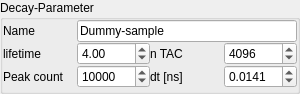
<?xml version="1.0" encoding="UTF-8"?>
<ui version="4.0">
 <class>Form</class>
 <widget class="QWidget" name="Form">
  <property name="geometry">
   <rect>
    <x>0</x>
    <y>0</y>
    <width>300</width>
    <height>94</height>
   </rect>
  </property>
  <property name="windowTitle">
   <string>Form</string>
  </property>
  <layout class="QVBoxLayout" name="verticalLayout">
   <property name="spacing">
    <number>0</number>
   </property>
   <property name="leftMargin">
    <number>0</number>
   </property>
   <property name="topMargin">
    <number>0</number>
   </property>
   <property name="rightMargin">
    <number>0</number>
   </property>
   <property name="bottomMargin">
    <number>0</number>
   </property>
   <item>
    <widget class="QGroupBox" name="groupBox">
     <property name="title">
      <string>Decay-Parameter</string>
     </property>
     <layout class="QGridLayout" name="gridLayout">
      <property name="leftMargin">
       <number>0</number>
      </property>
      <property name="topMargin">
       <number>0</number>
      </property>
      <property name="rightMargin">
       <number>0</number>
      </property>
      <property name="bottomMargin">
       <number>0</number>
      </property>
      <property name="spacing">
       <number>0</number>
      </property>
      <item row="2" column="1">
       <widget class="QSpinBox" name="spinBox_2">
        <property name="maximum">
         <number>9999999</number>
        </property>
        <property name="value">
         <number>10000</number>
        </property>
       </widget>
      </item>
      <item row="2" column="0">
       <widget class="QLabel" name="label_2">
        <property name="text">
         <string>Peak count</string>
        </property>
       </widget>
      </item>
      <item row="1" column="2">
       <widget class="QLabel" name="label_3">
        <property name="text">
         <string>n TAC</string>
        </property>
       </widget>
      </item>
      <item row="1" column="0">
       <widget class="QLabel" name="label">
        <property name="text">
         <string>lifetime</string>
        </property>
       </widget>
      </item>
      <item row="1" column="3">
       <widget class="QSpinBox" name="spinBox">
        <property name="maximum">
         <number>10000</number>
        </property>
        <property name="value">
         <number>4096</number>
        </property>
       </widget>
      </item>
      <item row="1" column="1">
       <widget class="QDoubleSpinBox" name="doubleSpinBox_2">
        <property name="value">
         <double>4.000000000000000</double>
        </property>
       </widget>
      </item>
      <item row="2" column="3">
       <widget class="QDoubleSpinBox" name="doubleSpinBox">
        <property name="decimals">
         <number>4</number>
        </property>
        <property name="value">
         <double>0.014100000000000</double>
        </property>
       </widget>
      </item>
      <item row="2" column="2">
       <widget class="QLabel" name="label_4">
        <property name="text">
         <string>dt [ns]</string>
        </property>
       </widget>
      </item>
      <item row="0" column="0">
       <widget class="QLabel" name="label_5">
        <property name="text">
         <string>Name</string>
        </property>
       </widget>
      </item>
      <item row="0" column="1" colspan="3">
       <widget class="QLineEdit" name="lineEdit">
        <property name="text">
         <string>Dummy-sample</string>
        </property>
       </widget>
      </item>
     </layout>
    </widget>
   </item>
  </layout>
  <action name="actionParametersChanged">
   <property name="text">
    <string>onParametersChanged</string>
   </property>
  </action>
 </widget>
 <resources/>
 <connections>
  <connection>
   <sender>lineEdit</sender>
   <signal>cursorPositionChanged(int,int)</signal>
   <receiver>actionParametersChanged</receiver>
   <slot>trigger()</slot>
   <hints>
    <hint type="sourcelabel">
     <x>183</x>
     <y>31</y>
    </hint>
    <hint type="destinationlabel">
     <x>149</x>
     <y>46</y>
    </hint>
   </hints>
  </connection>
  <connection>
   <sender>doubleSpinBox_2</sender>
   <signal>valueChanged(double)</signal>
   <receiver>actionParametersChanged</receiver>
   <slot>trigger()</slot>
   <hints>
    <hint type="sourcelabel">
     <x>115</x>
     <y>53</y>
    </hint>
    <hint type="destinationlabel">
     <x>-1</x>
     <y>-1</y>
    </hint>
   </hints>
  </connection>
  <connection>
   <sender>doubleSpinBox</sender>
   <signal>valueChanged(double)</signal>
   <receiver>actionParametersChanged</receiver>
   <slot>trigger()</slot>
   <hints>
    <hint type="sourcelabel">
     <x>254</x>
     <y>77</y>
    </hint>
    <hint type="destinationlabel">
     <x>-1</x>
     <y>-1</y>
    </hint>
   </hints>
  </connection>
  <connection>
   <sender>spinBox</sender>
   <signal>valueChanged(QString)</signal>
   <receiver>actionParametersChanged</receiver>
   <slot>trigger()</slot>
   <hints>
    <hint type="sourcelabel">
     <x>254</x>
     <y>53</y>
    </hint>
    <hint type="destinationlabel">
     <x>-1</x>
     <y>-1</y>
    </hint>
   </hints>
  </connection>
  <connection>
   <sender>spinBox_2</sender>
   <signal>valueChanged(int)</signal>
   <receiver>actionParametersChanged</receiver>
   <slot>trigger()</slot>
   <hints>
    <hint type="sourcelabel">
     <x>115</x>
     <y>77</y>
    </hint>
    <hint type="destinationlabel">
     <x>-1</x>
     <y>-1</y>
    </hint>
   </hints>
  </connection>
 </connections>
</ui>
